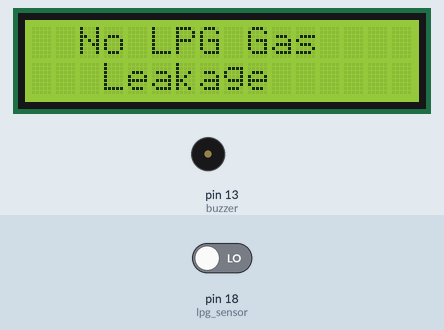
A sketch run on a simulated Arduino Uno, built with avr-gcc and run on an emulated ATmega328P. Shown: 16×2 character LCD, buzzer (waves = sounding, pin HIGH). The test bench sets the inputs (shaded band); at power-on: pin 18 (lpg_sensor) LOW.

Above: at 3.2 s.
3.3 s: pin 18 (lpg_sensor) driven HIGH
At 4.28 s:
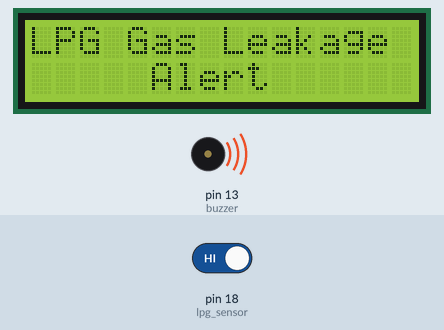
7.3 s: pin 18 (lpg_sensor) driven LOW
At 7.3 s:
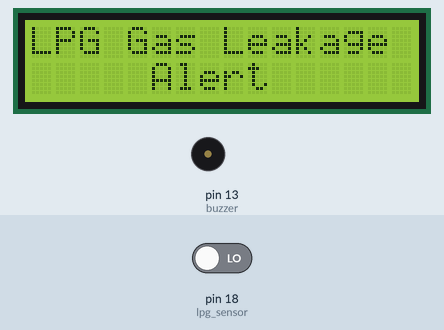
Timing chart, 0 to 10.3 s (numbered marks = the images above; inputs shaded):
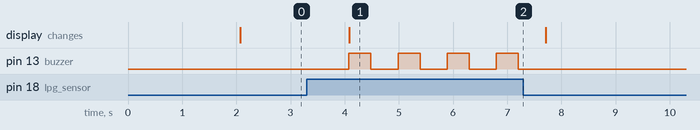

The sketch:

LPG_gas_detection_using_MQ-3_Gas_sensor.ino
```cpp
#include <LiquidCrystal.h>
 LiquidCrystal lcd(3, 2, 4, 5, 6, 7);

#define lpg_sensor 18
 #define buzzer 13

void setup()
 {
   pinMode(lpg_sensor, INPUT);
   pinMode(buzzer, OUTPUT);
   lcd.begin(16, 2);
   lcd.print("LPG Gas Detector");
   lcd.setCursor(0,1);
   lcd.print("Circuit Digest");
   delay(2000);
 }

void loop()
 {
   if(digitalRead(lpg_sensor))
   {
     digitalWrite(buzzer, HIGH);
     lcd.clear();
     lcd.print("LPG Gas Leakage");
     lcd.setCursor(0, 1);
     lcd.print("     Alert     ");
     delay(400);
     digitalWrite(buzzer, LOW);
     delay(500);
   }

   else
   {
     digitalWrite(buzzer, LOW);
     lcd.clear();
     lcd.print("  No LPG Gas ");
     lcd.setCursor(0,1);
     lcd.print("   Leakage   ");
     delay(1000);
   }
 }
```

Measured:
- after the input at 3.3 s, pin 13 (buzzer): alternates HIGH for 0.41 s and LOW for 0.50 s, starting after 0.78 s; the display: changes after 0.78 s (image 1)
- after the input at 7.3 s, pin 13 (buzzer): stops changing and stays LOW
